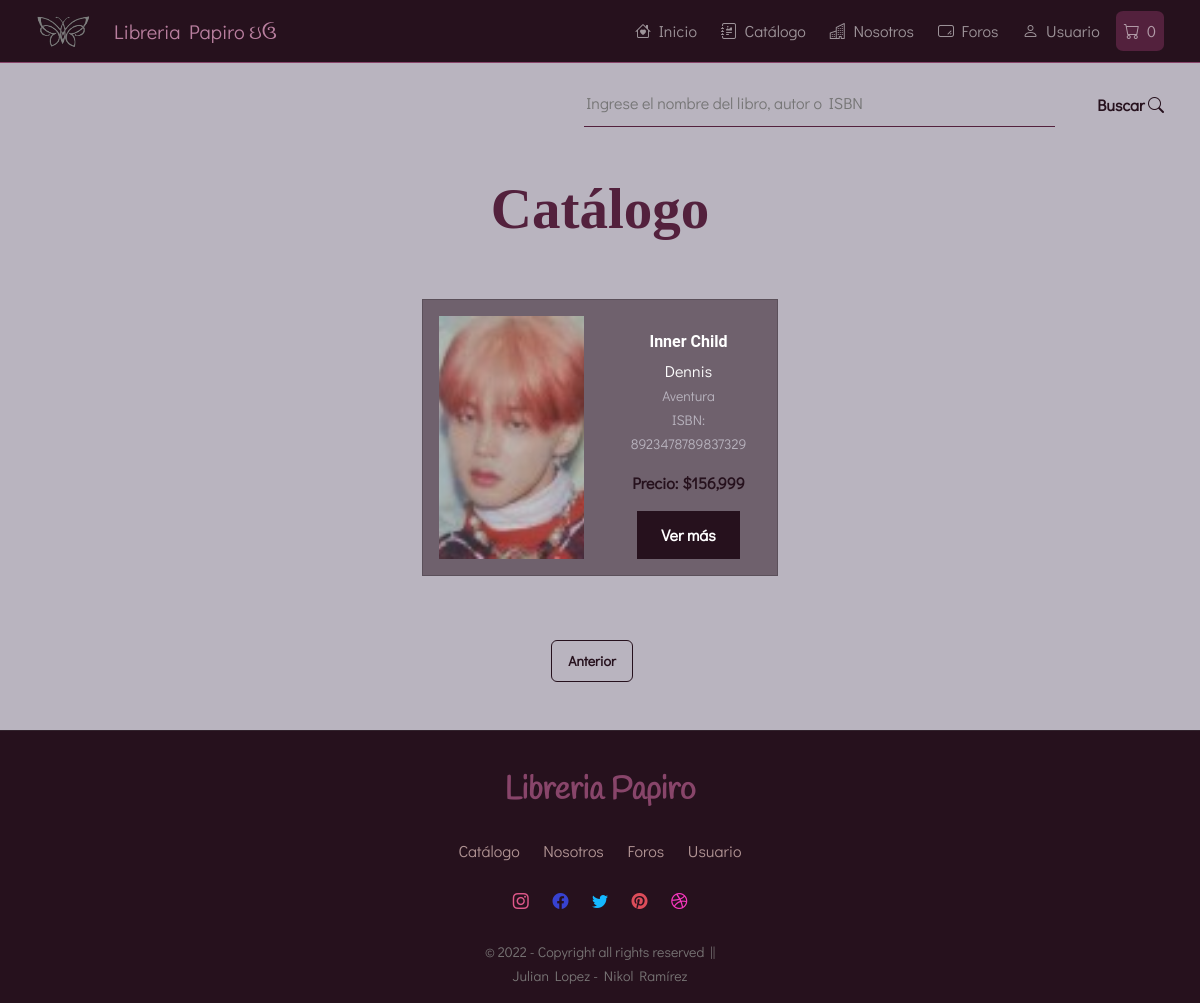
The page /vistas/libreria/catalogo.php?pagina=producto&p=3 on the database its author committed.
### tables this page shows
CREATE TABLE `libro` (
  `idLibro` int(11) NOT NULL,
  `nombreLibro` varchar(25) NOT NULL,
  `autor` varchar(70) NOT NULL,
  `descripcionLibro` text NOT NULL,
  `precioLibro` int(20) NOT NULL,
  `cantidad` int(3) NOT NULL,
  `idEditorial` int(11) NOT NULL,
  `paginas` varchar(25) NOT NULL,
  `publicacion` varchar(25) DEFAULT NULL,
  `idPais` int(11) DEFAULT NULL,
  `idTematica` int(11) NOT NULL,
  `ISBN` varchar(25) NOT NULL,
  `idCategoria` int(11) NOT NULL,
  `idEstado` int(11) NOT NULL,
  `img` varchar(40) NOT NULL
);

CREATE TABLE `categoria` (
  `idCategoria` int(11) NOT NULL,
  `categoria` varchar(25) NOT NULL
);

### vistas/libreria/catalogo.php (the view, shortened to what this page needs)
<?php
    $conn = new Configuracion2();
    $con = $conn->conexion();
    $limite = 9;
    $paginaActual = isset($_GET['p']) && is_numeric($_GET['p']) ? (int)$_GET['p']: 1;
    $stmt = $con -> prepare("SELECT libro.idLibro, libro.nombreLibro,  libro.autor, libro.precioLibro, libro.descripcionLibro, libro.ISBN, categoria.categoria, libro.img
    FROM libro INNER JOIN categoria ON libro.idCategoria = categoria.idCategoria
    WHERE idEstado='1' LIMIT ?,?;");
    $stmt -> bindValue(1, ($paginaActual - 1)* $limite, PDO::PARAM_INT);
    $stmt -> bindValue(2, $limite, PDO::PARAM_INT);
    $stmt -> execute();
    $pr = $stmt -> fetchAll(PDO::FETCH_ASSOC);
?>
<!DOCTYPE html>
<html lang="es">
<head>
    <link rel="stylesheet" href="../../css/custom.css">
    <link rel="stylesheet" href="../../css/style.css">
    <link href="../../libs/bootstrap-icons/bootstrap-icons.css" rel="stylesheet">
</head>
<body class="bg-secondary">
    <?php include '../../modules/menu-footer.php'; ?>
    <?= menu("../.."); ?>
    <div class="container-fluid text-light">
        <div class="row">
            <div class=" text-end mt-3">
                <input style="width: 40%; height: 100%; border: transparent; border-bottom: #53213d solid 1px; margin-right: 15px; background:none;" type="text" name="buscar" id="buscar" placeholder="Ingrese el nombre del libro, autor o ISBN" >
                <button class="btn btn-outline-primary rounded" id="btnBuscar" style="margin-top: 0;">Buscar <i class="bi bi-search"></i></button>
            </div>
        </div>
    </div>
    <h1 id="Titulo1" class="mt-5 text-center"> Catálogo </h1>
    <div class="container-fluid mb-5">
            <div class="container">
                <div class="row justify-content-center" id="contenedor">
                    <?php
                    foreach ($pr as $row):
                    ?>
                        <div class="col-md-4 mb-3 mt-5 text-center">
                            <div class="card bg-primary bg-opacity-50 h-100" style="object-fit: cover;">
                                <div class="row g-0" style="height: 100% ; object-fit: cover;">
                                    <div class="col-lg-6">
                                        <div class="p-3" style="height: 100%; object-fit: cover;">
                                            <img class="img-fluid h-100" style="height:100%; object-fit: cover;" src="../../admin/codigo/inventario<?php echo $row['img']; ?>" alt="<?php echo $row['nombreLibro']; ?>">
                                        </div>
                                    </div>
                                    <div class="col-lg-6">
                                        <div class="card-body">
                                            <p class="card-title text-white mt-3 h5"><?php echo $row['nombreLibro']; ?></p>
                                            <span class="card-title text-white"><?php echo $row['autor']; ?></span>
                                            <p class="card-text text-secondary"><small class=""> <?php echo $row['categoria']; ?> </small> <br>
                                            <small class="text"> ISBN: <?php echo $row['ISBN']; ?> </small></p>
                                            <p class="card-text"><span class="text-primary"><b>Precio: $<?php echo  number_format($row['precioLibro']); ?></b> </span></p>
                                            <a type="button" href="descripcion.php?id=<?php echo $row['idLibro']; ?>" value="Ver más" class="btn btn-primary"> Ver más </a>
                                        </div>
                                    </div>
                                </div>
                            </div>
                        </div>
                    <?php
                 endforeach; ?>
                </div>
            </div>
        <div class="container mt-5 text-center">
            <ul class="pagination justify-content-center">
                <?php if($paginaActual > 1): ?>
                <li class="page-item me-3">
                    <a class="rounded btn btn-outline-primary border border-primary btn-sm" href="catalogo.php?pagina=producto&p=<?php echo $paginaActual-1; ?>"> Anterior </a>
                </li>
                <?php endif ?>
            </ul>
        </div>
    </div>
    <?= footer(); ?>
</body>
</html>

### css/style.css (style rules this page uses)
body { font-family: "Roboto", -apple-system, BlinkMacSystemFont, "Segoe UI", Roboto, "Helvetica Neue", Arial, "Noto Sans", sans-serif, "Apple Color Emoji", "Segoe UI Emoji", "Segoe UI Symbol", "Noto Color Emoji"; }
h1, h2, h3, h4, h5, h6, .h1, .h2, .h3, .h4, .h5, .h6 { font-family: "Roboto", -apple-system, BlinkMacSystemFont, "Segoe UI", Roboto, "Helvetica Neue", Arial, "Noto Sans", sans-serif, "Apple Color Emoji", "Segoe UI Emoji", "Segoe UI Symbol", "Noto Color Emoji"; }
a { -webkit-transition: .3s all ease; -o-transition: .3s all ease; transition: .3s all ease; }
a, a:hover { text-decoration: none !important; }

### rows shown on the page
libro: img (picture), nombreLibro "Inner Child", autor "Dennis", idCategoria.categoria "Aventura", ISBN "8923478789837329", precioLibro "156,999"

### other values the page prints
$totalcantidad "0"
